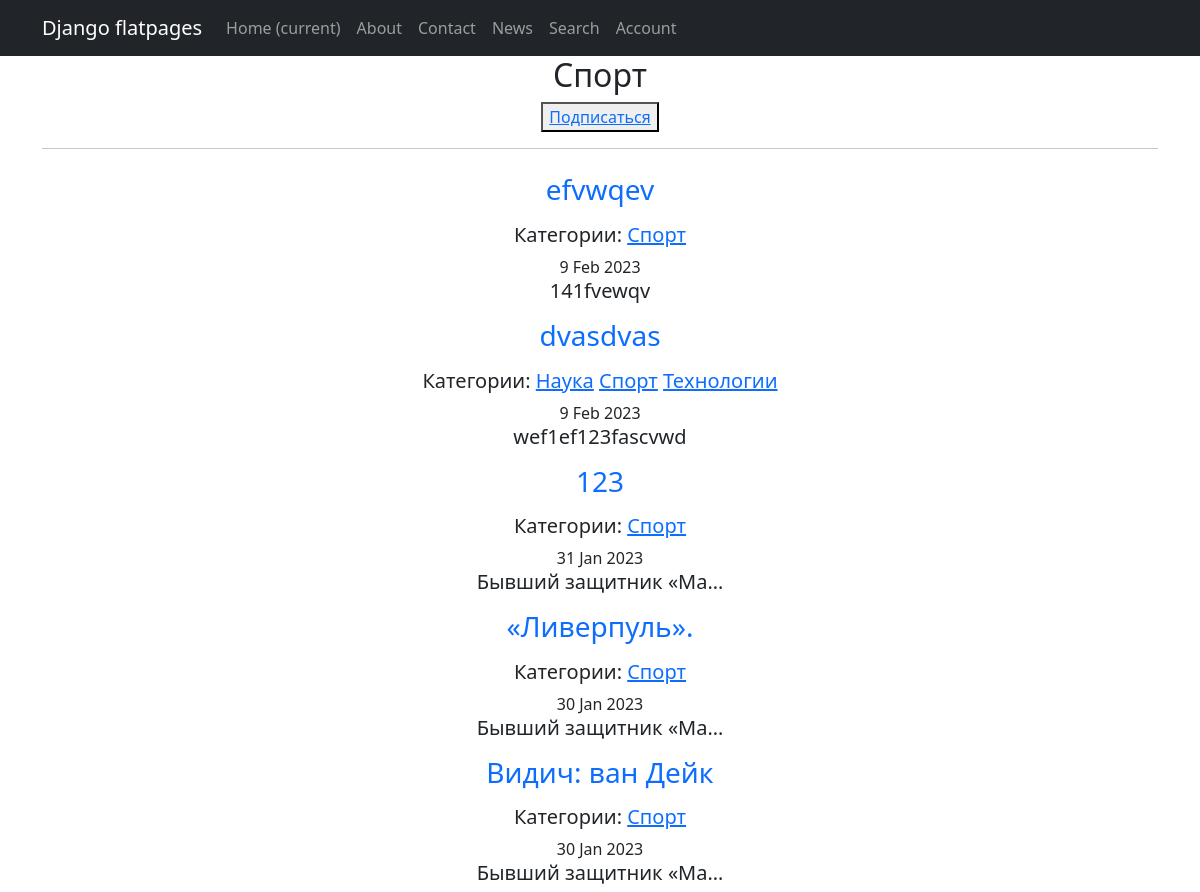
/categories/2 (upper part), run on an earlier commit of the app's database.
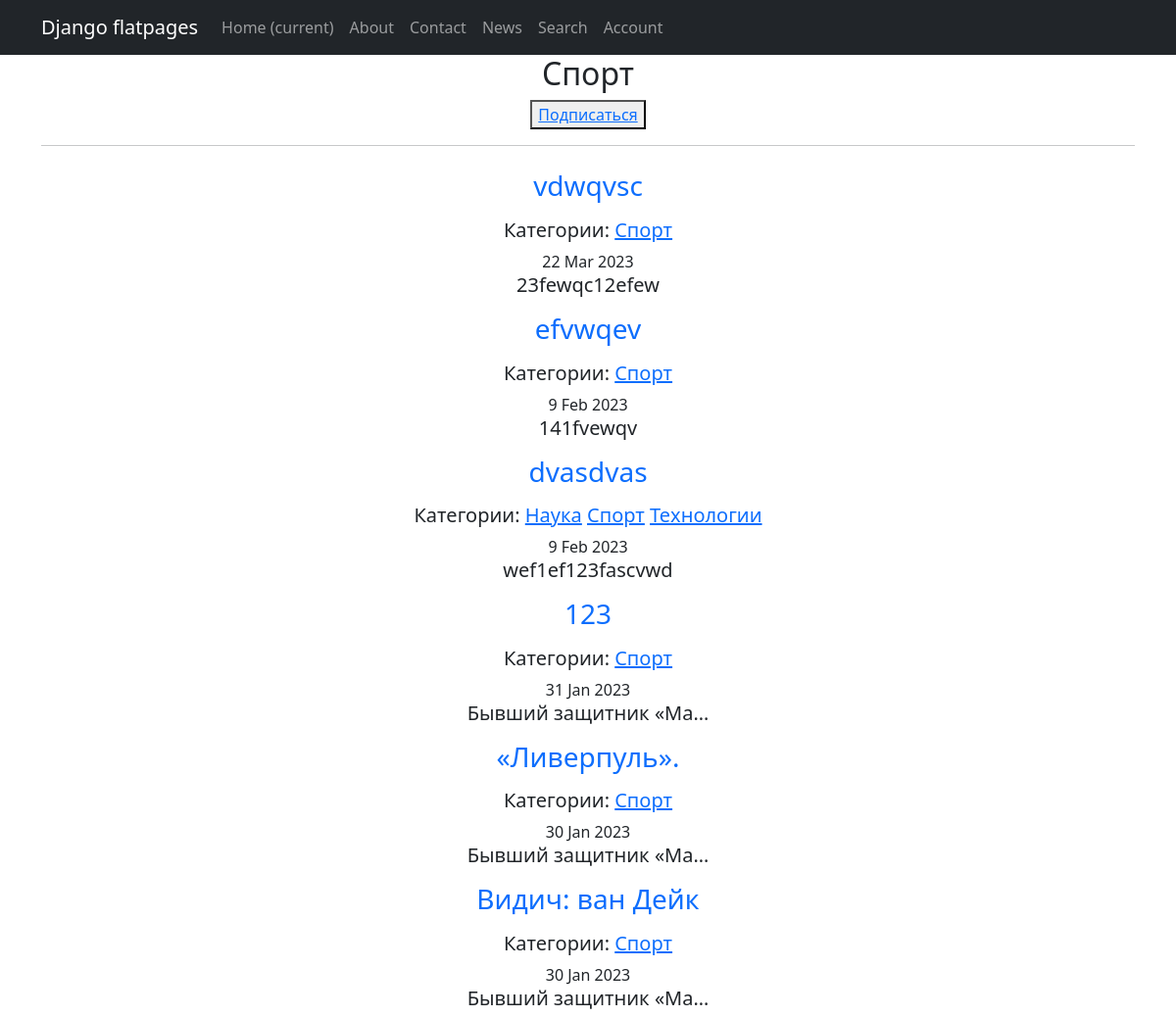
And on a later commit of the database.
### news/models.py (models this page shows, shortened)
class Post(models.Model):
    author = models.ForeignKey(Author, on_delete=models.CASCADE)
    type = models.CharField(max_length=10, choices=TYPES, default='article')
    time_in = models.DateTimeField(auto_now_add=True)
    category = models.ManyToManyField(Category, through='PostCategory')
    title = models.CharField(max_length=255)
    text = models.TextField()
    rating = models.IntegerField(default=0)

class Category(models.Model):
    name = models.CharField(max_length=127, unique=True)
    subscribers = models.ManyToManyField(User, blank=True, null=True, related_name='categories')
    def __str__(self):
        return f'{self.name}'

### news/views.py (the view)
# urls.py: path('categories/<int:pk>', CategoryList.as_view(), name='category_list'),
class CategoryList(ListView):
    model = Post
    template_name = 'category.html'
    ordering = '-time_in'
    context_object_name = 'categories'
    def get_queryset(self):
        self.category = get_object_or_404(Category, id=self.kwargs['pk'])
        queryset = Post.objects.filter(category=self.category).order_by('-time_in')
        return queryset
    def get_context_data(self, **kwargs):
        context = super().get_context_data(**kwargs)
        context['is_not_subscriber'] = self.request.user not in self.category.subscribers.all()
        context['category'] = self.category
        return context

### news/templatetags/custom_filters.py (called while the page is built)
@register.filter()
def censor(text):
    non_cens = ['редиска', 'овечкин', 'новость', 'это', 'что', 'год']
    try:
        if not isinstance(text, str):
            raise CensorException('Error')
        for word in non_cens:
            text = re.sub(word, word[0] + '*' * (len(word) - 1), text)
            title_word = word.title()
            text = re.sub(title_word, title_word[0] + '*' * (len(word) - 1), text)
        return text
    except CensorException as e:
        print(e)

### templates/category.html (shortened to what this page needs)
{% extends 'flatpages/default.html' %}
{% load custom_filters %}
{% block content %}
    <h2>{{category}}</h2>
    {% if is_not_subscriber %}
        <button><a href="{% url 'subscribe' category.id %}">Подписаться</a></button>
    {% endif %}
    <hr>
    {% if categories %}
        {% for new in categories %}
            <a class="nav-link" href="/news/{{new.id}}"><h3>{{ new.title|censor }}</h3></a>
            {% if new.category.all %}
                <h5>Категории:
                    {% for category in new.category.all %}
                        <a href="{% url 'category_list' category.id %}">{{category}}</a>
                    {% endfor %}
                </h5>
            {% endif %}
            <time>{{ new.time_in|date:'j M Y' }}</time>
            <h5>{{ new.text|censor|truncatechars:20 }}</h5>
        {% endfor %}
    {% else %}
        <h4>Новостей нет!</h4>
    {% endif %}
{% endblock%}

What changed in the data, as far as the page shows it:
added Post: title|censor "vdwqvsc", time_in "22 Mar 2023", text|censor "23fewqc12efew", Category (name "Спорт")
